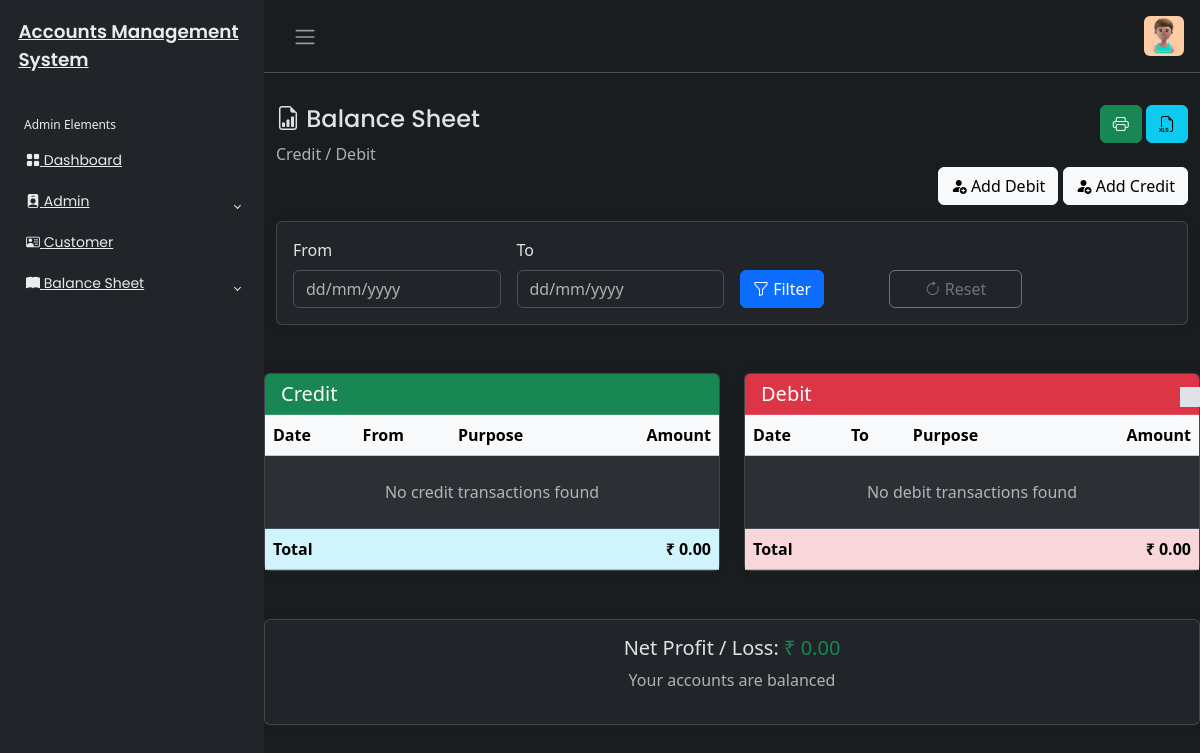
The page /BalanceSheet/balance_sheet.php (signed in) on the database as committed earlier.
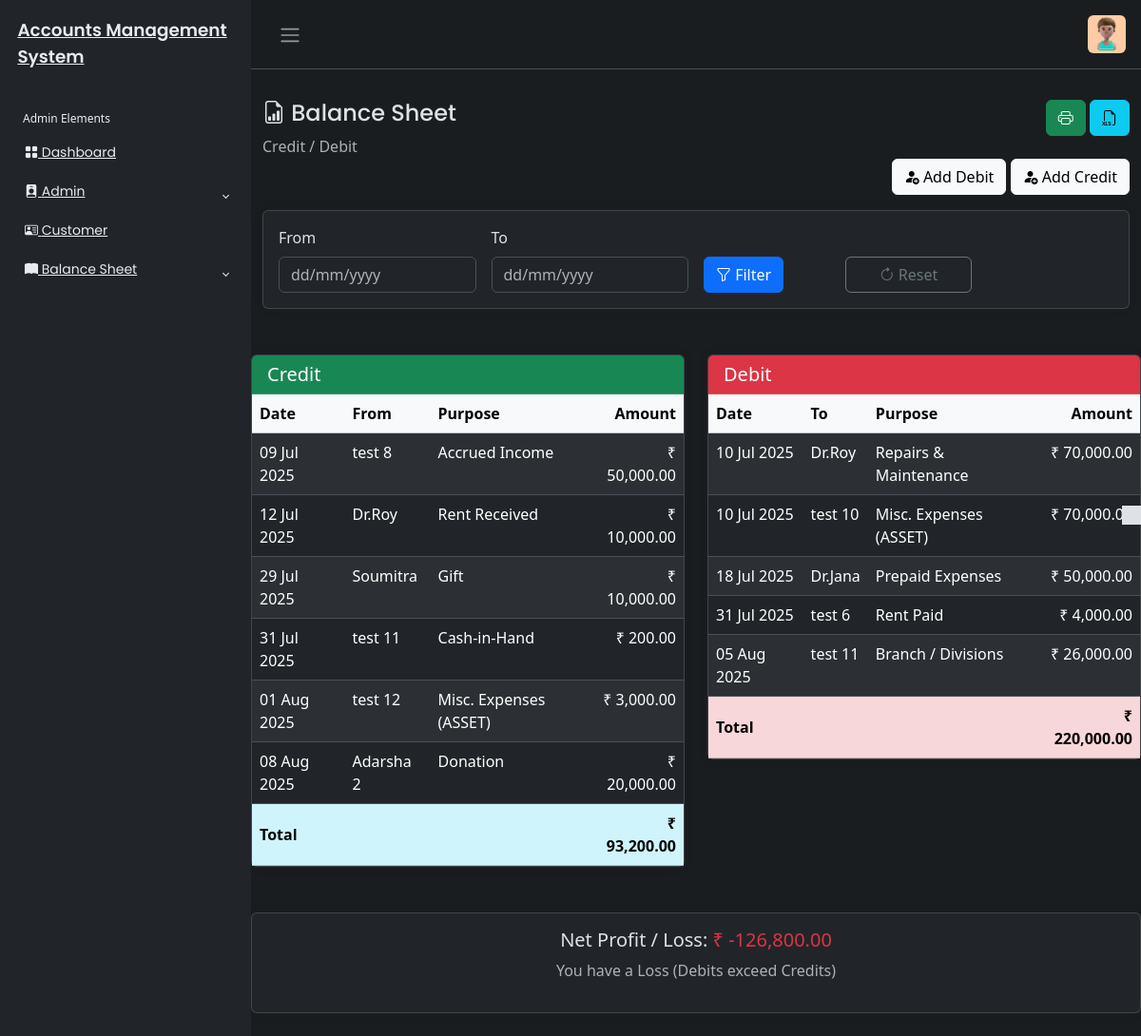
The same page on the database as committed later.
### tables this page shows
CREATE TABLE `credit_tbl` (
  `credit_id` int(200) NOT NULL,
  `amount` varchar(450) NOT NULL,
  `c_date` date NOT NULL,
  `created_at` timestamp NOT NULL DEFAULT current_timestamp(),
  `updated_at` timestamp NOT NULL DEFAULT current_timestamp(),
  `credit_mode` varchar(450) NOT NULL,
  `credit_status` varchar(450) DEFAULT NULL,
  `c_id` int(200) NOT NULL,
  `gl_id` int(20) NOT NULL,
  `acc_id` int(200) NOT NULL,
  `cheque_number` varchar(450) NOT NULL,
  `bank_name` varchar(450) NOT NULL,
  `cheque_date` date NOT NULL
);

CREATE TABLE `customer_tbl` (
  `c_id` int(200) NOT NULL,
  `c_name` varchar(450) NOT NULL,
  `c_phone` varchar(450) NOT NULL,
  `c_email` varchar(450) DEFAULT NULL,
  `c_address` text DEFAULT NULL,
  `c_role` varchar(255) NOT NULL,
  `created_at` timestamp NOT NULL DEFAULT current_timestamp(),
  `updated_at` timestamp NOT NULL DEFAULT current_timestamp(),
  `c_status` varchar(400) DEFAULT NULL
);

CREATE TABLE `gl_tbl` (
  `gl_id` int(200) NOT NULL,
  `gl_name` varchar(450) NOT NULL,
  `gl_descript` varchar(450) NOT NULL,
  `gl_type` varchar(450) NOT NULL,
  `gl_status` varchar(450) DEFAULT NULL,
  `created_at` datetime NOT NULL DEFAULT current_timestamp(),
  `updated_at` datetime NOT NULL DEFAULT current_timestamp()
);

CREATE TABLE `debit_tbl` (
  `debit_id` int(200) NOT NULL,
  `amount` varchar(450) NOT NULL,
  `d_date` date NOT NULL,
  `created_at` timestamp NOT NULL DEFAULT current_timestamp(),
  `updated_at` timestamp NOT NULL DEFAULT current_timestamp(),
  `debit_mode` varchar(450) NOT NULL,
  `debit_status` varchar(450) DEFAULT NULL,
  `dbt_c_id` int(200) NOT NULL,
  `dbt_gl_id` int(20) NOT NULL,
  `dbt_acc_id` int(200) NOT NULL,
  `cheque_number` varchar(450) NOT NULL,
  `bank_name` varchar(450) NOT NULL,
  `cheque_date` date NOT NULL
);

### BalanceSheet/balance_sheet.php (the view, shortened to what the changed rows need)
<?php
include('../includes/header.php');
if ($_SESSION['userAuth'] != "" && $_SESSION['userAuth'] != NULL) {
    include('../includes/sidebar.php');
    $date_sql = "";
    $toDate = $fromDate = "";
    $credit_total = $debit_total = 0;
    if(isset($_POST['submit'])){
        $from = $_POST['from'];
        $fromDate = $from;
        $fromArr = explode("/", $from);
        $from = $fromArr['2'].'-'.$fromArr['1'].'-'.$fromArr['0'];
        $to = $_POST['to'];
        $toDate = $to;
        $toArr = explode("/", $to);
        $to = $toArr['2'].'-'.$toArr['1'].'-'.$toArr['0'];
        $date_sql = "WHERE c_date >= '$from' AND c_date <= '$to'";
        $date_sql_debit = "WHERE d_date >= '$from' AND d_date <= '$to'";
    } else {
        $date_sql_debit = "";
    }
?>
<main class="mt-3 pt-3">
    <div class="container-fluid">
        <div class="row">
            <div class="col-md-8">
              <h4><i class="bi bi-file-earmark-bar-graph"></i> Balance Sheet</h4>
                <p class="text-muted">Credit / Debit</p>
            </div>
            <div class="col-md-4 text-end">
                <button class="btn btn-success" onclick="printBalanceSheet()">
                    <i class="bi bi-printer"></i>
                </button>
                <button class="btn btn-info" onclick="exportToExcel()">
                    <i class="bi bi-filetype-xls"></i>
                </button>
                  <br><br>
                <button type="button" class="btn btn-light " data-bs-toggle="modal" data-bs-target="#debitModal">
                    <i class="bi bi-person-fill-add"></i>
                    Add Debit
                </button>
               <button type="button" class="btn btn-light " data-bs-toggle="modal" data-bs-target="#creditModal">
                   <i class="bi bi-person-fill-add"></i>
                   Add Credit
               </button>
            </div>
        </div>
        <div class="row mt-3">
            <div class="col-md-12">
                <div class="card">
                    <div class="card-body">
                        <form method="POST" class="row g-3">
                            <div class="col-md-3">
                                <label for="from" class="form-label">From</label>
                                <input type="text" class="form-control" id="from" name="from"
                                       value="<?php echo $fromDate; ?>" placeholder="dd/mm/yyyy">
                            </div>
                            <div class="col-md-3">
                                <label for="to" class="form-label">To</label>
                                <input type="text" class="form-control" id="to" name="to"
                                       value="<?php echo $toDate; ?>" placeholder="dd/mm/yyyy">
                            </div>
                            <div class="col-md-2">
                                <label class="form-label">&nbsp;</label>
                                <button type="submit" name="submit" class="btn btn-primary d-block">
                                    <i class="bi bi-funnel"></i> Filter
                                </button>
                            </div>
                            <div class="col-md-2">
                                <label class="form-label">&nbsp;</label>
                                <a href="balance_sheet.php" class="btn btn-outline-secondary d-block">
                                    <i class="bi bi-arrow-clockwise"></i> Reset
                                </a>
                            </div>
                        </form>
                    </div>
                </div>
            </div>
        </div>
          <?php
        require_once('../config/dbcon.php');
        try{
              $credit_query = "SELECT credit_tbl.*, customer_tbl.c_name, gl_tbl.gl_name, account_tbl.acc_num
                           FROM credit_tbl
                           INNER JOIN customer_tbl ON credit_tbl.c_id = customer_tbl.c_id
                           INNER JOIN gl_tbl ON credit_tbl.gl_id = gl_tbl.gl_id
                           INNER JOIN account_tbl ON credit_tbl.acc_id = account_tbl.acc_id
                           $date_sql
                           ORDER BY credit_tbl.c_date ASC";
            $credit_stmt = $pdo->prepare($credit_query);
            $credit_stmt->execute();
            $credit_result = $credit_stmt->fetchAll(PDO::FETCH_ASSOC);
            foreach($credit_result as $credit_row) {
                $credit_total += $credit_row['amount'];
            }
        }
        catch(PDOException $e){
             echo "Error fetching records: " . htmlspecialchars($e->getMessage());
              $credit_result = [];
        }
         try {
            $debit_query = "SELECT debit_tbl.*, customer_tbl.c_name, gl_tbl.gl_name, account_tbl.acc_num
                          FROM debit_tbl
                          INNER JOIN customer_tbl ON debit_tbl.dbt_c_id = customer_tbl.c_id
                          INNER JOIN gl_tbl ON debit_tbl.dbt_gl_id = gl_tbl.gl_id
                          INNER JOIN account_tbl ON debit_tbl.dbt_acc_id = account_tbl.acc_id
                          $date_sql_debit
                          ORDER BY debit_tbl.d_date ASC";
            $debit_stmt = $pdo->prepare($debit_query);
            $debit_stmt->execute();
            $debit_result = $debit_stmt->fetchAll(PDO::FETCH_ASSOC);
            foreach($debit_result as $debit_row) {
                $debit_total += $debit_row['amount'];
            }
        } catch (PDOException $e) {
            echo "Error fetching debit records: " . htmlspecialchars($e->getMessage());
            $debit_result = [];
        }
        $balance = $credit_total - $debit_total;
        ?>
    </div>
        <div class="row mt-4" id="balance-sheet-content">
            <div class="col-md-6">
                <div class="card">
                    <div class="card-header bg-success text-white">
                        <h5 class="mb-0">Credit</h5>
                    </div>
                    <div class="card-body p-0">
                        <table class="table table-striped mb-0">
                            <thead class="table-light">
                                <tr>
                                    <th>Date</th>
                                    <th>From</th>
                                    <th>Purpose</th>
                                    <th class="text-end">Amount</th>
                                </tr>
                            </thead>
                            <tbody>
                                <?php if(empty($credit_result)): ?>
                                <tr>
                                    <td colspan="4" class="text-center text-muted py-4">
                                        No credit transactions found
                                    </td>
                                </tr>
                                <?php else: ?>
                                    <?php foreach($credit_result as $credit_row): ?>
                                    <tr>
                                        <td><?php echo date('d M Y', strtotime($credit_row['c_date'])); ?></td>
                                        <td><?php echo htmlspecialchars($credit_row['c_name']); ?></td>
                                        <td><?php echo htmlspecialchars($credit_row['gl_name']); ?></td>
                                        <td class="text-end">₹ <?php echo number_format($credit_row['amount'], 2); ?></td>
                                    </tr>
                                    <?php endforeach; ?>
                                <?php endif; ?>
                            </tbody>
                            <tfoot class="table-info">
                                <tr>
                                    <th colspan="3">Total</th>
                                    <th class="text-end">₹ <?php echo number_format($credit_total, 2); ?></th>
                                </tr>
                            </tfoot>
                        </table>
                    </div>
                </div>
            </div>
            <div class="col-md-6">
                <div class="card">
                    <div class="card-header bg-danger text-white">
                        <h5 class="mb-0">Debit</h5>
                    </div>
                    <div class="card-body p-0">
                        <table class="table table-striped mb-0">
                            <thead class="table-light">
                                <tr>
                                    <th>Date</th>
                                    <th>To</th>
                                    <th>Purpose</th>
                                    <th class="text-end">Amount</th>
                                </tr>
                            </thead>
                            <tbody>
                                <?php if(empty($debit_result)): ?>
                                <tr>
                                    <td colspan="4" class="text-center text-muted py-4">
                                        No debit transactions found
                                    </td>
                                </tr>
                                <?php else: ?>
                                    <?php foreach($debit_result as $debit_row): ?>
                                    <tr>
                                        <td><?php echo date('d M Y', strtotime($debit_row['d_date'])); ?></td>
                                        <td><?php echo htmlspecialchars($debit_row['c_name']); ?></td>
                                        <td><?php echo htmlspecialchars($debit_row['gl_name']); ?></td>
                                        <td class="text-end">₹ <?php echo number_format($debit_row['amount'], 2); ?></td>
                                    </tr>
                                    <?php endforeach; ?>
                                <?php endif; ?>
                            </tbody>
                            <tfoot class="table-danger">
                                <tr>
                                    <th colspan="3">Total</th>
                                    <th class="text-end">₹ <?php echo number_format($debit_total, 2); ?></th>
                                </tr>
                            </tfoot>
                        </table>
                    </div>
                </div>
            </div>
        </div>
        <div class="row mt-4">
            <div class="col-md-12">
                <div class="card">
                    <div class="card-body text-center">
                        <h5>Net Profit / Loss:
                            <span class="<?php echo $balance >= 0 ? 'text-success' : 'text-danger'; ?>">
                                ₹ <?php echo number_format($balance, 2); ?>
                            </span>
                        </h5>
                        <p class="text-muted">
                            <?php if($balance > 0): ?>
                                You have a Profit (Credits exceed Debits)
                            <?php elseif($balance < 0): ?>
                                You have a Loss (Debits exceed Credits)
                            <?php else: ?>
                                Your accounts are balanced
                            <?php endif; ?>
                        </p>
                    </div>
                </div>
            </div>
        </div>
    </div>
<?php
include('../includes/footer.php');?>
<?php
}else{
    echo '<script>
    alert("Not Authorised!");
    window.location.href = "../index.php";
    </script>';
}
?>

Rows that differ between the two databases and show on the page:
added credit_tbl: c_date "09 Jul 2025", c.c_name "test 8", gl.gl_name "Accrued Income", amount "50,000.00"
added credit_tbl: c_date "12 Jul 2025", c.c_name "Dr.Roy", gl.gl_name "Rent Received", amount "10,000.00"
added credit_tbl: c_date "29 Jul 2025", c.c_name "Soumitra", gl.gl_name "Gift", amount "10,000.00"
added credit_tbl: c_date "31 Jul 2025", c.c_name "test 11", gl.gl_name "Cash-in-Hand", amount "200.00"
added credit_tbl: c_date "01 Aug 2025", c.c_name "test 12", gl.gl_name "Misc. Expenses (ASSET)", amount "3,000.00"
added credit_tbl: c_date "08 Aug 2025", c.c_name "Adarsha 2", gl.gl_name "Donation", amount "20,000.00"
added debit_tbl: d_date "10 Jul 2025", dbt_c.c_name "Dr.Roy", dbt_gl.gl_name "Repairs & Maintenance", amount "70,000.00"
added debit_tbl: d_date "10 Jul 2025", dbt_c.c_name "test 10", dbt_gl.gl_name "Misc. Expenses (ASSET)", amount "70,000.00"
added debit_tbl: d_date "18 Jul 2025", dbt_c.c_name "Dr.Jana", dbt_gl.gl_name "Prepaid Expenses", amount "50,000.00"
added debit_tbl: d_date "31 Jul 2025", dbt_c.c_name "test 6", dbt_gl.gl_name "Rent Paid", amount "4,000.00"
added debit_tbl: d_date "05 Aug 2025", dbt_c.c_name "test 11", dbt_gl.gl_name "Branch / Divisions", amount "26,000.00"
Other text that changed with them:
$credit_total: "0.00" → "93,200.00"
$debit_total: "0.00" → "220,000.00"
$balance: "0.00" → "-126,800.00"
text no longer shown: "No credit transactions found No debit transactions found Your accounts are balanced"
text now shown: "You have a Loss (Debits exceed Credits)"
